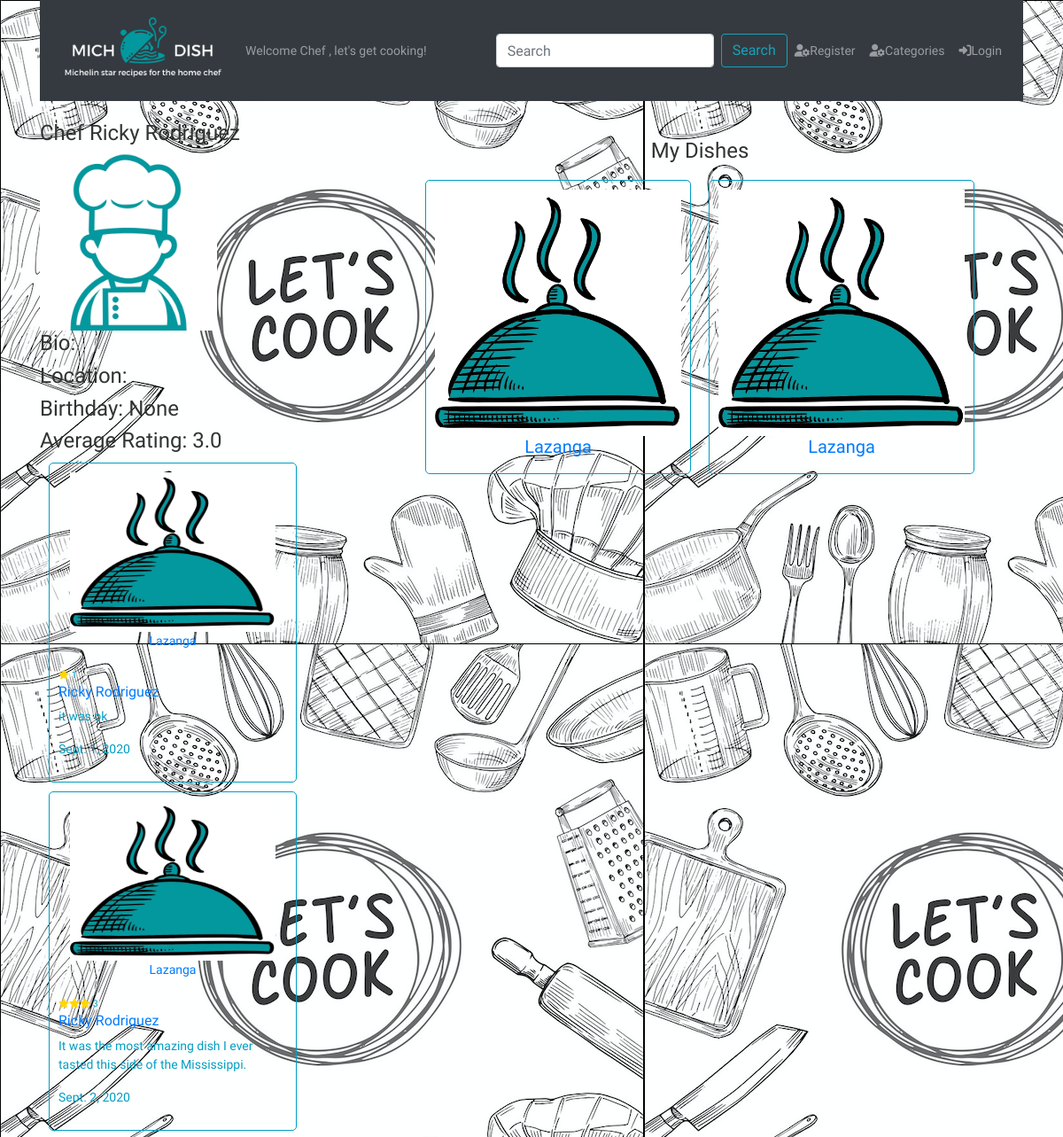
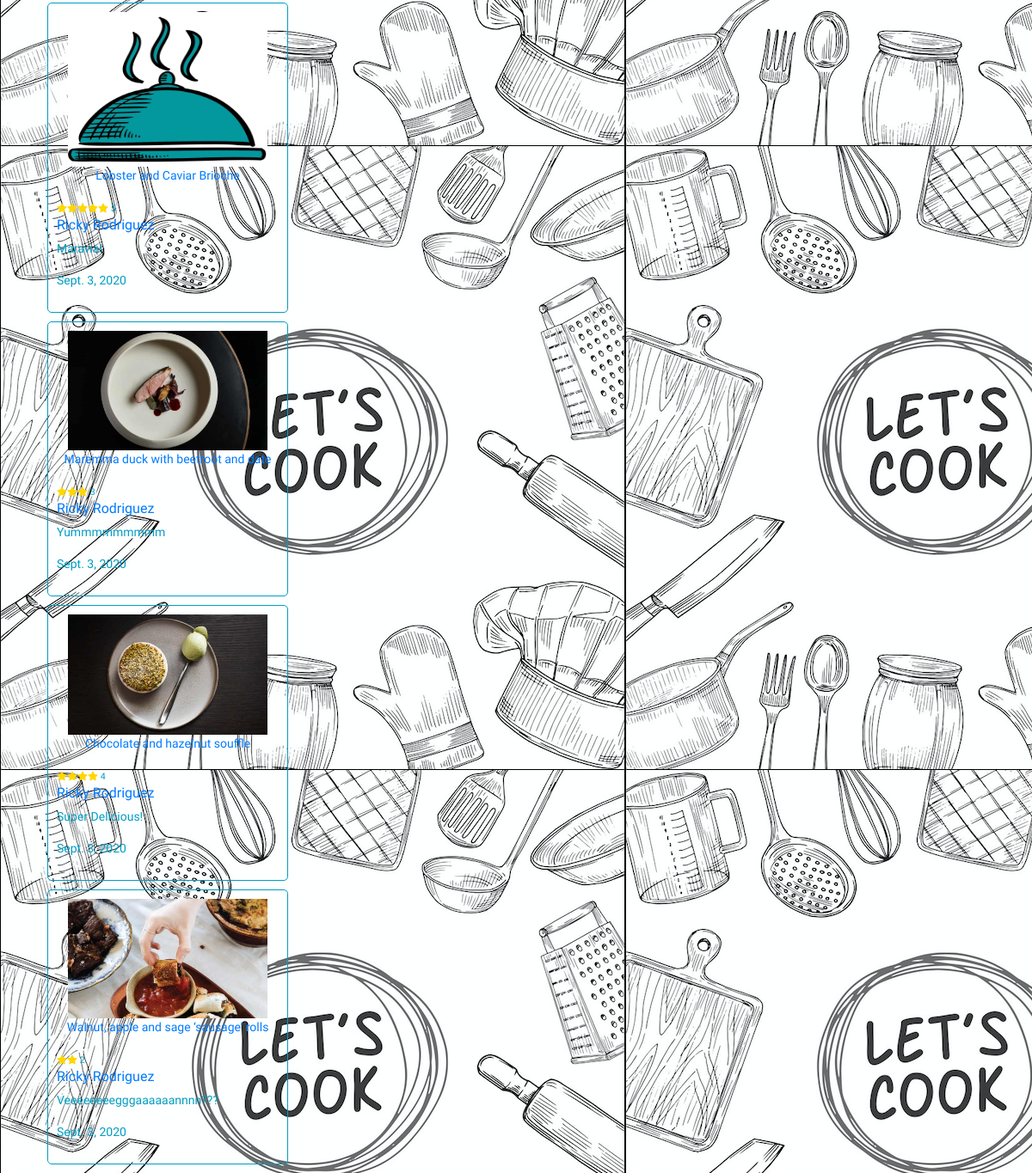
The app's page /registration/9 with its own data (2 pictures, top to bottom).
### dish/models.py (models this page shows, shortened)
class UserProfile(models.Model):
    profile_pic = models.ImageField(
        upload_to= user_directory_path,
        default= 'users/blank-user.jpg',
        blank=True,
        null=True,
        )
    bio = models.TextField(blank=True, help_text="Tell us about yourself, chef!")
    user = models.OneToOneField(User, related_name='profile', on_delete=models.CASCADE)
    location = models.CharField(max_length=50)
    birthday = models.DateField(blank=True, null=True)
    created_at = models.DateField(auto_now_add=True)
    updated_at = models.DateField(auto_now=True)

class Rating(models.Model):
    dish = models.ForeignKey(Dish, related_name='ratings', on_delete=models.CASCADE)
    user = models.ForeignKey(User, related_name='ratings', on_delete=models.CASCADE)
    rating = models.IntegerField()
    review = models.TextField()
    profile_pic = models.ImageField(
        upload_to=dish_directory_path,
        blank=True,
        null=True,
    )
    created_at = models.DateField(auto_now_add=True)
    updated_at = models.DateField(auto_now=True)
    def __str__(self):
        return f'{self.user.first_name} {self.user.last_name[0]} rated {self.dish.title} {self.rating} stars'

class Dish(models.Model):
    title = models.CharField(max_length=255)
    recipe = models.TextField(help_text="Instructions for how to make the dish.")
    description = models.TextField(blank=True, help_text="Describe the dish, its history and why you were inspired to make it.")
    ingredients = models.TextField(help_text="Add each ingredient on a new line.")
    prep_time = models.IntegerField(help_text="Prep time in minutes.")
    cook_time = models.IntegerField(help_text="Cook time in minutes.")
    servings = models.IntegerField()
    profile_pic = models.ImageField(
        upload_to=dish_directory_path,
        default= 'dishes/blank-dish.jpg',
        blank=True,
        null=True,
        )
    categories = models.ManyToManyField(Category, related_name='dishes', help_text="Select all categories that apply.")
    poster = models.ForeignKey(User, related_name='user_dishes', on_delete=models.CASCADE)
    user_likes = models.ManyToManyField(User, related_name='liked_dishes')
    created_at = models.DateField(auto_now_add=True)
    updated_at = models.DateField(auto_now=True)

### accounts/views.py (the view)
# urls.py: path('<int:profiled_user_id>', views.user_profile, name="user_profile"),
def user_profile(request,profiled_user_id):
    profiled_user = User.objects.get(id=profiled_user_id)
    location = profiled_user.profile.location or ''
    average_rating = Rating.objects.filter(user=profiled_user).aggregate(Avg('rating'))['rating__avg'] or 0
    all_ratings = profiled_user.ratings.all()
    context = {
        'user': request.user,
        'profiled_user': profiled_user,
        'location': location,
        'user_average_rating' : average_rating,
        'all_ratings' : all_ratings,
    }
    return render(request, 'registration/user-profile.html', context)

### accounts/templates/registration/user-profile.html (shortened to what this page needs)
{% extends 'dish/base.html' %}
{% load static %}
{% block css %}
<link rel="stylesheet" href="{% static 'accounts/user-profile.css' %}">
{% endblock css %}
{% block profile %}
{% if user.is_authenticated %}
{% if user.id == profiled_user.id %}
{% else %}
<a href="{% url 'accounts:user_profile' profiled_user_id=user.id %}" class="nav-link"><i
        class="fas fa-user-cog"></i>Profile</a>
{% endif %}
{% else %}
<a href="{% url 'accounts:signup' %}" class="nav-link"><i class="fas fa-user-cog"></i>Register</a>
{% endif %}
{% endblock profile %}
{% block login %}
{% if user.is_authenticated %}
<a href="{% url 'logout' %}" class="nav-link"><i class="fas fa-sign-out-alt"></i>Logout</a>
{% else %}
<a href="{% url 'login' %}" class="nav-link"><i class="fas fa-sign-in-alt"></i>Login</a>
{% endif %}
{% endblock login %}
{% block content %}
<div id="main-content">
    <div class="row" id="newPost">
        <div class="col-4">
            <div id="profilePic">
                <h4>Chef {{ profiled_user.first_name }} {{ profiled_user.last_name }}</h4>
                <img src="{{ profiled_user.profile.profile_pic.url }}" alt="User Profile Picture">
            </div>
            <div id="userInfo">
                <h4>Bio: <div class="bio">{{ profiled_user.profile.bio }}</div>
                </h4>
                <h4>Location: {{ profiled_user.profile.location }}</h4>
                <h4>Birthday: {{ profiled_user.profile.birthday }}</h4>
                <h4>Average Rating: {{ user_average_rating }}</h4>
            </div>
            <div class="ratings">
                {% for rating in all_ratings %}
                <div class="rating">
                    <div class="dish">
                        <a href="/dish/{{ rating.dish.id }}">
                            <img src="{{ rating.dish.profile_pic.url }}" alt="Picture of category {{ rating.dish.name }}">
                            <p>{{ rating.dish.title }}</p>
                        </a>
                        {% include 'dish/stars.html' with size="small" %}
                        <h6>
                            <a href="{% url 'accounts:user_profile' profiled_user_id=rating.user.id %}">
                                {{ rating.user.first_name }} {{ rating.user.last_name }}
                            </a>
                        </h6>
                        <p>{{ rating.review }}</p>
                        <p>{{ rating.created_at }}</p>
                    </div>
                </div>
                {% endfor %}
            </div>
        </div>
        <div class="dishes col-8">
            <div id="header">
                <h4>My Dishes</h4>
            </div>
            <div id="dishes">
                {% for dish in profiled_user.user_dishes.all %}
                <div class="dish" id="{{ dish.name }}" data-id="{{ dish.id }}">
                    <a href="/dish/{{ dish.id }}">
                        <img src="{{ dish.profile_pic.url }}" alt="Picture of category {{ dish.name }}">
                        <h5>{{ dish.title }}</h5>
                    </a>
                </div>
                {% endfor %}
            </div>
        </div>
</div>
{% endblock %}

### dish/templates/dish/base.html (shortened to what this page needs)
<!DOCTYPE html>
<html lang="en">
<head>
    {% load static %}
    <link rel="stylesheet" href="https://stackpath.bootstrapcdn.com/bootstrap/4.5.0/css/bootstrap.min.css">
    <link rel="stylesheet" href="{% static 'dish/css/style.css' %}">
    {% block css %} {% endblock css %}
</head>
<body>
    <div class="container main">
        <nav class="navbar navbar-expand-md navbar-dark bg-dark ">
            <a class="navbar-brand mb-2" href="{% url 'dish:index' %}" title="Michelin star recipes for the home chef">
                <img src="{% static 'dish/logo_tagline.png' %}" width="200px" alt="Mich Dish Logo">
            </a>
            <span class="navbar-text">
                Welcome Chef{% block greeting %} {{ user.first_name }}{% endblock greeting %}, let's get cooking!
            </span>
            <div class="collapse navbar-collapse d-flex justify-content-end" id="navbarNav">
                <form method="GET" action="/search" class="search-form form-inline my-2 my-lg-0">
                    <input class="form-control mr-sm-2" type="search" name="q" placeholder="Search" aria-label="Search">
                    <button class="btn btn-outline-info my-2 my-sm-0" type="submit">Search</button>
                </form>
                <ul class="navbar-nav">
                    <li class="nav-item">
                        {% block profile %}{% endblock profile %}
                    </li>
                    <li class="nav-item">
                        {% block categories %}
                        <a href="/category" class="nav-link"><i class="fas fa-user-cog"></i>Categories</a>
                        {% endblock categories %}
                    </li>
                    <li class="nav-item">
                        {% block login %}{% endblock login %}
                    </li>
                </ul>
            </div>
        </nav>
        <div class="content">
            {% block content %}
            {% endblock %}
        </div>
    </div>
</body>
</html>

### dish/templates/dish/stars.html
<span class="stars stars-{{ size|default:'large'}}" title="{{ rating }} stars">
    {% if rating.rating == 1 %}
    <i class="fas fa-star"></i>
    {% elif rating.rating == 2 %}
    <i class="fas fa-star"></i><i class="fas fa-star"></i>
    {% elif rating.rating == 3 %}
    <i class="fas fa-star"></i><i class="fas fa-star"></i><i class="fas fa-star"></i>
    {% elif rating.rating == 4 %}
    <i class="fas fa-star"></i><i class="fas fa-star"></i><i class="fas fa-star"></i><i class="fas fa-star"></i>
    {% elif rating.rating == 5 %}
    <i class="fas fa-star"></i><i class="fas fa-star"></i><i class="fas fa-star"></i><i class="fas fa-star"></i><i class="fas fa-star"></i>
    {% endif %}
    {{rating.rating}}
</span>

### dish/static/dish/css/style.css (style rules this page uses)
* { box-sizing: border-box; }
body { margin: 0; padding: 0; font-size: 14px; font-family: "Roboto","Lucida Grande","DejaVu Sans","Bitstream Vera Sans",Verdana,Arial,sans-serif; color: #333; background-image: url('dish/lets_cook.png'); }
.fa-star { color: gold; }
.stars-small { font-size: 8pt; }

### accounts/static/accounts/user-profile.css (style rules this page uses)
#main-content { padding-top: 2%; }
.dishes { padding: 20px; display: flex; flex-direction: column; align-items: center; flex-wrap: wrap; }
#dishes { display: flex; flex-wrap: wrap; }
.dish { width: 300px; padding: 10px; margin: 10px; border: 1px solid #009EC3; border-radius: 5px; color: #009EC3 }
.rating .dish { width: 80%; }
.dish > a { display: flex; flex-direction: column; align-items: center; justify-content: center; }
.dish img { width: 100%; }
.rating .dish img { max-width: 90%; max-height: 180px; }
#profilePic img { max-width: 100%; max-height: 200px; }

### records on screen
Rating: dish.profile_pic (placeholder picture), dish "Lazanga", rating "1", user.first_name "Ricky", user.last_name "Rodriguez", review "it was ok", created_at "Sept. 1, 2020"
Rating: dish.profile_pic (placeholder picture), dish "Lazanga", rating "3", user.first_name "Ricky", user.last_name "Rodriguez", review "It was the most amazing dish I ever tasted this side of the Mississippi.", created_at "Sept. 2, 2020"
Rating: dish.profile_pic (placeholder picture), dish "Lobster and Caviar Brioche", rating "5", user.first_name "Ricky", user.last_name "Rodriguez", review "Maravia!", created_at "Sept. 3, 2020"
Rating: dish.profile_pic (picture), dish "Maremma duck with beetroot and date", rating "3", user.first_name "Ricky", user.last_name "Rodriguez", review "Yummmmmmmmm", created_at "Sept. 3, 2020"
Rating: dish.profile_pic (picture), dish "Chocolate and hazelnut souffle", rating "4", user.first_name "Ricky", user.last_name "Rodriguez", review "Super Delicious!", created_at "Sept. 3, 2020"
Rating: dish.profile_pic (picture), dish "Walnut, apple and sage ‘sausage’ rolls", rating "2", user.first_name "Ricky", user.last_name "Rodriguez", review "Veeeeeeeegggaaaaaannnn???", created_at "Sept. 3, 2020"
Dish: profile_pic (placeholder picture), title "Lazanga"
Dish: profile_pic (placeholder picture), title "Lazanga"

### other values on screen
{{ profiled_user.first_name }} "Ricky"
{{ profiled_user.last_name }} "Rodriguez"
{{ profiled_user.profile.birthday }} "None"
{{ user_average_rating }} "3.0"
